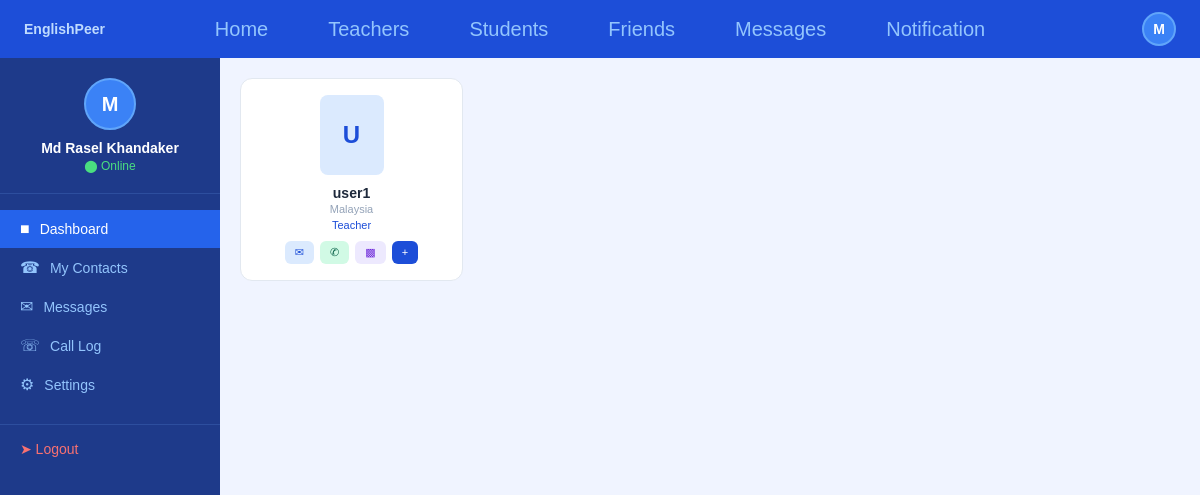
Before: /home (signed in) with the older database file.
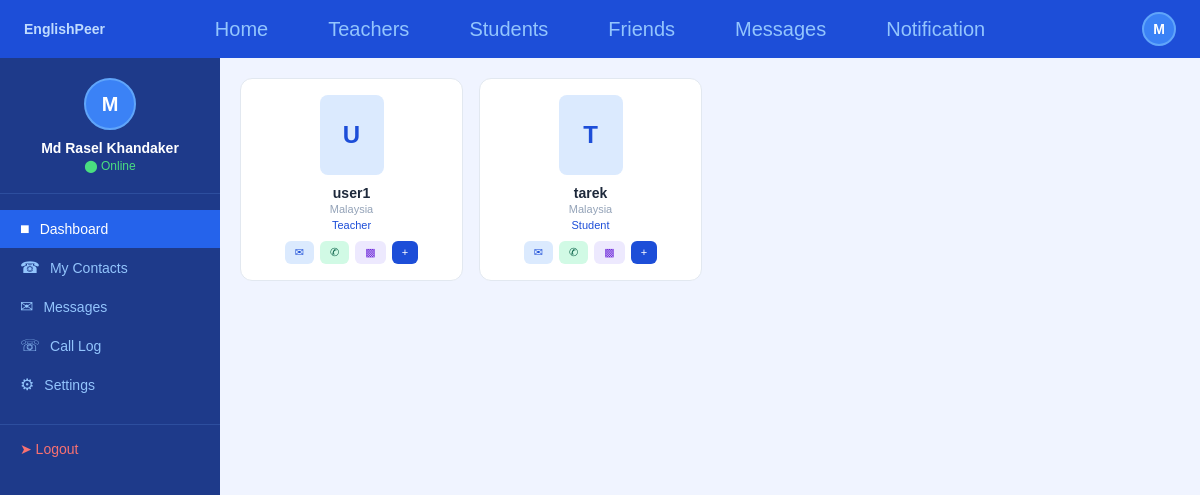
After: the same page with the newer database file.
### tables this page shows
CREATE TABLE users (
            id INTEGER PRIMARY KEY AUTOINCREMENT,
            email TEXT UNIQUE NOT NULL,
            password TEXT NOT NULL,
            name TEXT NOT NULL,
            phone TEXT,
            gender TEXT,
            country TEXT,
            education TEXT,
            role TEXT,
            profile_pic TEXT DEFAULT 'default.png',
            bio TEXT
        );

### app.py (the view)
@app.route('/home')
def home_feed():
    if 'email' not in session:
        return redirect(url_for('home'))
    ph = '%s' if os.environ.get('DATABASE_URL') else '?'
    role_filter = request.args.get('role', '')
    conn = get_db()
    c = conn.cursor()
    c.execute('SELECT COUNT(*) FROM users')
    total_users = c.fetchone()[0]
    if role_filter:
        c.execute(f'''SELECT email, name, country, role, gender, education
                     FROM users WHERE email != {ph} AND role={ph}''',
                  (session['email'], role_filter))
    else:
        c.execute(f'''SELECT email, name, country, role, gender, education
                     FROM users WHERE email != {ph}''',
                  (session['email'],))
    users = c.fetchall()
    conn.close()
    return render_template('home_feed.html',
                           username=session['name'],
                           email=session['email'],
                           users=users,
                           total_users=total_users,
                           role_filter=role_filter,
                           notif_count=get_notif_count())

### app.py (called while the page is built)
def get_db():
    DATABASE_URL = os.environ.get('DATABASE_URL')
    if DATABASE_URL:
        result = urlparse(DATABASE_URL)
        conn = psycopg2.connect(
            database=result.path[1:],
            user=result.username,
            password=result.password,
            host=result.hostname,
            port=result.port
        )
    else:
        conn = sqlite3.connect('users.db')
    return conn

def get_notif_count():
    if 'email' not in session:
        return 0
    ph = '%s' if os.environ.get('DATABASE_URL') else '?'
    conn = get_db()
    c = conn.cursor()
    c.execute(f"SELECT COUNT(*) FROM friends WHERE receiver={ph} AND status='pending'",
              (session['email'],))
    count = c.fetchone()[0]
    conn.close()
    return count

### templates/home_feed.html (shortened to what this page needs)
<!DOCTYPE html>
<html>
<head>
    <link rel="stylesheet" href="{{ url_for('static', filename='style.css') }}">
</head>
<body>
<nav class="navbar">
    <span class="logo">EnglishPeer</span>
    <div class="nav-links">
        <a href="/home">Home</a>
        <a href="/discover?role=Teacher">Teachers</a>
        <a href="/home?role=Student">Students</a>
        <a href="/friends">Friends</a>
        <a href="/messages">Messages</a>
        <a href="/notifications" style="position:relative;">
    Notification
</a>
    </div>
    <div class="nav-avatar">{{ username[0]|upper }}</div>
</nav>
<div class="dashboard-wrapper">
    <div class="sidebar">
        <div class="user-info">
            <div class="user-avatar">{{ username[0]|upper }}</div>
            <div class="user-name">{{ username }}</div>
            <div class="user-status">&#11044; Online</div>
        </div>
        <a href="/dashboard" class="menu-item active">
            <span class="menu-icon">&#9632;</span> Dashboard
        </a>
        <a href="/contacts" class="menu-item">
            <span class="menu-icon">&#9742;</span> My Contacts
        </a>
        <a href="/messages" class="menu-item">
            <span class="menu-icon">&#9993;</span> Messages
        </a>
        <a href="/calllog" class="menu-item">
            <span class="menu-icon">&#9743;</span> Call Log
        </a>
        <a href="/settings" class="menu-item">
            <span class="menu-icon">&#9881;</span> Settings
        </a>
        <a href="/logout" class="logout-btn">&#10148; Logout</a>
    </div>
    <div class="main-content" style="padding:20px;overflow-y:auto;">
    <div style="display:grid;grid-template-columns:repeat(4,1fr);gap:16px;">
        {% for user in users %}
<div style="background:white;border-radius:12px;border:0.5px solid #e2e8f0;padding:16px;text-align:center;">
    <div style="width:64px;height:80px;border-radius:8px;background:#dbeafe;color:#1d4ed8;display:flex;align-items:center;justify-content:center;font-size:24px;font-weight:bold;margin:0 auto 10px;">
        {{ user[1][0]|upper }}
    </div>
    <div style="font-size:14px;font-weight:600;color:#1e293b;margin-bottom:2px;">{{ user[1] }}</div>
    <div style="font-size:11px;color:#94a3b8;margin-bottom:4px;">{{ user[2] }}</div>
    <div style="font-size:11px;color:#1d4ed8;margin-bottom:10px;">{{ user[3] }}</div>
    <div style="display:flex;gap:6px;justify-content:center;">
        <a href="/chat/{{ user[0] }}" style="padding:5px 10px;background:#dbeafe;color:#1d4ed8;border-radius:6px;font-size:11px;text-decoration:none;">&#9993;</a>
        <a href="/call/{{ user[0] }}" style="padding:5px 10px;background:#d1fae5;color:#065f46;border-radius:6px;font-size:11px;text-decoration:none;">&#9990;</a>
        <a href="/call/{{ user[0] }}" style="padding:5px 10px;background:#ede9fe;color:#6d28d9;border-radius:6px;font-size:11px;text-decoration:none;">&#9641;</a>
        <a href="/add_friend/{{ user[0] }}" style="padding:5px 10px;background:#1d4ed8;color:white;border-radius:6px;font-size:11px;text-decoration:none;">+</a>
    </div>
</div>
{% endfor %}
    </div>
</div>
    </div>
</body>
</html>

Changed rows visible on the page:
added users: name "T", name "tarek", country "Malaysia", role "Student"
